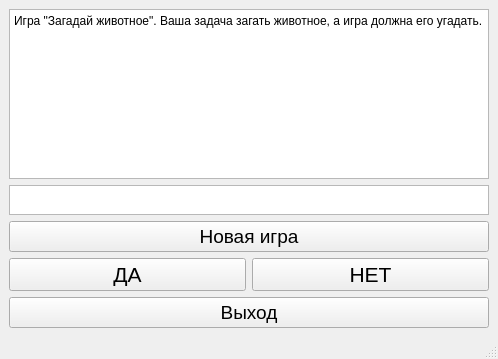
<?xml version="1.0" encoding="UTF-8"?>
<ui version="4.0">
 <class>MainWindow</class>
 <widget class="QMainWindow" name="MainWindow">
  <property name="geometry">
   <rect>
    <x>0</x>
    <y>0</y>
    <width>498</width>
    <height>359</height>
   </rect>
  </property>
  <property name="windowTitle">
   <string>MainWindow</string>
  </property>
  <widget class="QWidget" name="centralwidget">
   <layout class="QVBoxLayout" name="verticalLayout">
    <item>
     <widget class="QPlainTextEdit" name="mainTextEdit">
      <property name="readOnly">
       <bool>true</bool>
      </property>
      <property name="plainText">
       <string>Игра &quot;Загадай животное&quot;. Ваша задача загать животное, а игра должна его угадать.</string>
      </property>
     </widget>
    </item>
    <item>
     <widget class="QTextEdit" name="newQuestionTextEdit">
      <property name="maximumSize">
       <size>
        <width>16777215</width>
        <height>30</height>
       </size>
      </property>
     </widget>
    </item>
    <item>
     <widget class="QPushButton" name="newGameBtn">
      <property name="font">
       <font>
        <pointsize>14</pointsize>
       </font>
      </property>
      <property name="text">
       <string>Новая игра</string>
      </property>
     </widget>
    </item>
    <item>
     <layout class="QHBoxLayout" name="horizontalLayout">
      <item>
       <widget class="QPushButton" name="yesBtn">
        <property name="font">
         <font>
          <pointsize>16</pointsize>
         </font>
        </property>
        <property name="text">
         <string>ДА</string>
        </property>
       </widget>
      </item>
      <item>
       <widget class="QPushButton" name="noBtn">
        <property name="font">
         <font>
          <pointsize>16</pointsize>
         </font>
        </property>
        <property name="text">
         <string>НЕТ</string>
        </property>
       </widget>
      </item>
     </layout>
    </item>
    <item>
     <widget class="QPushButton" name="exitBtn">
      <property name="font">
       <font>
        <pointsize>14</pointsize>
       </font>
      </property>
      <property name="text">
       <string>Выход</string>
      </property>
     </widget>
    </item>
   </layout>
  </widget>
  <widget class="QStatusBar" name="statusbar"/>
 </widget>
 <resources/>
 <connections/>
</ui>
